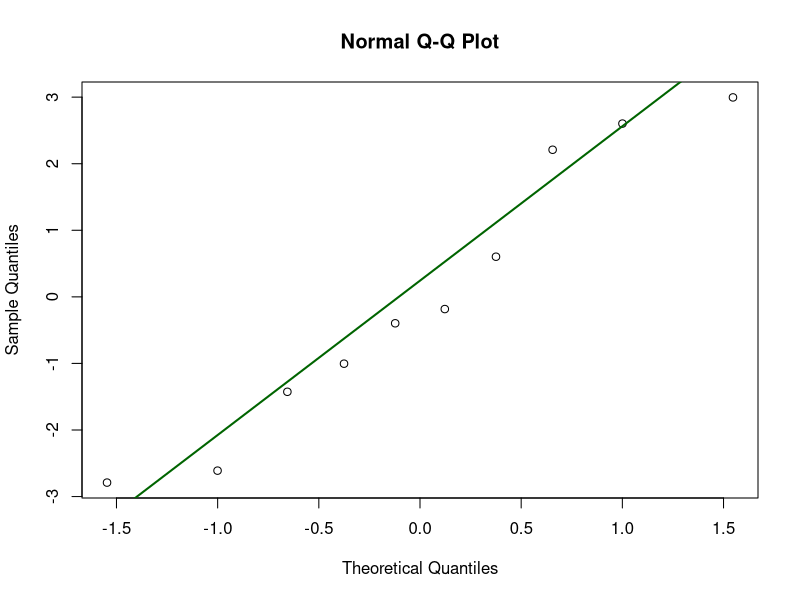
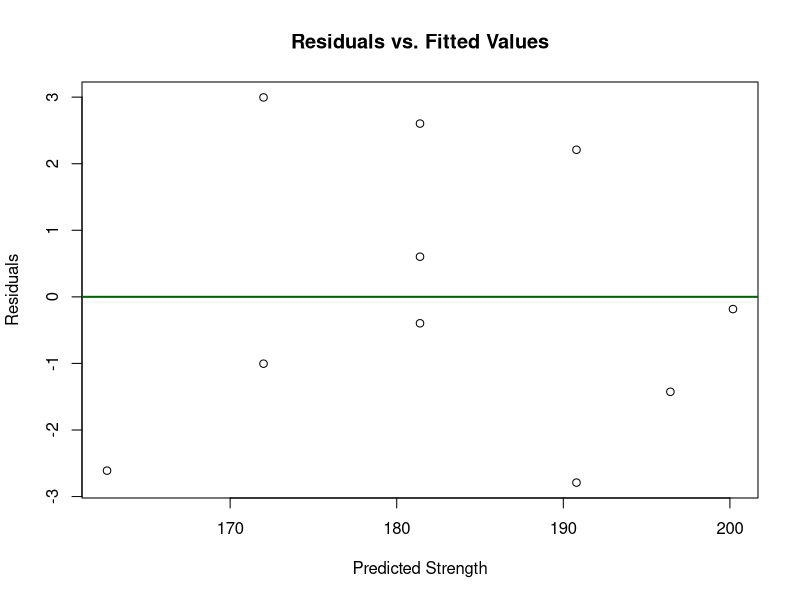
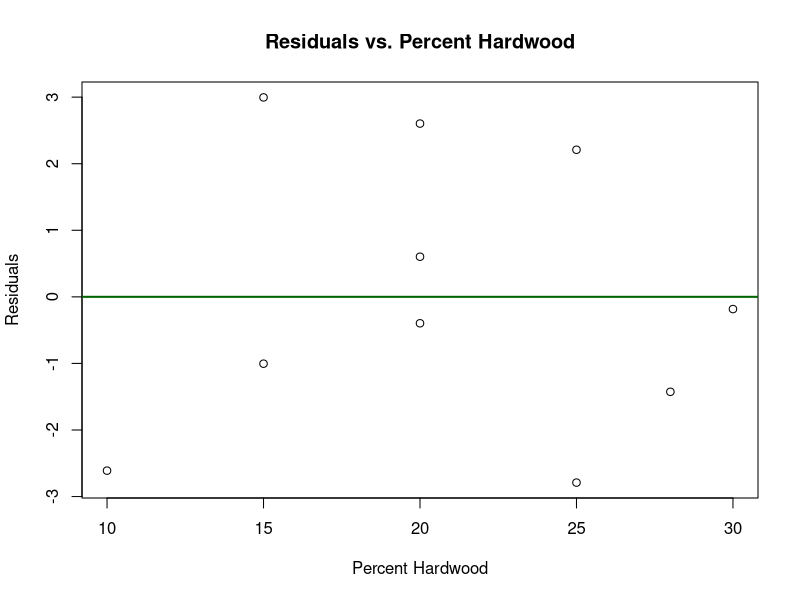
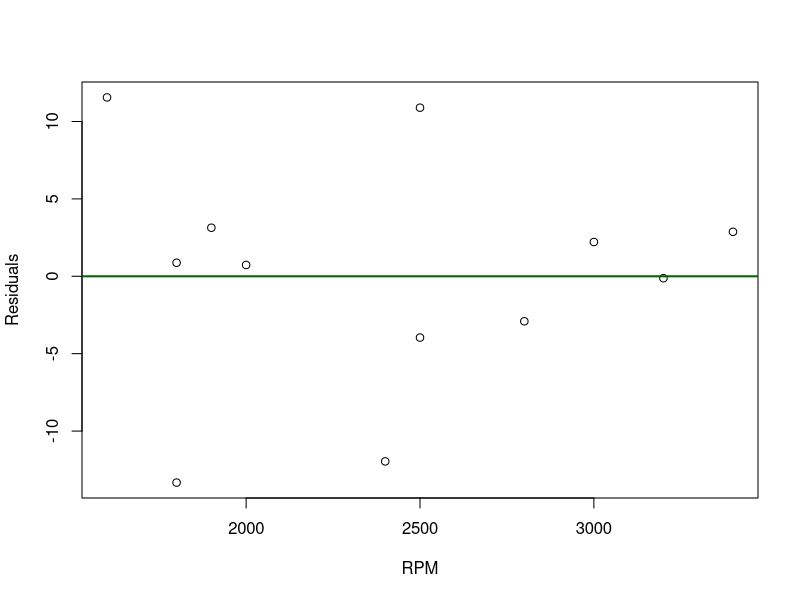
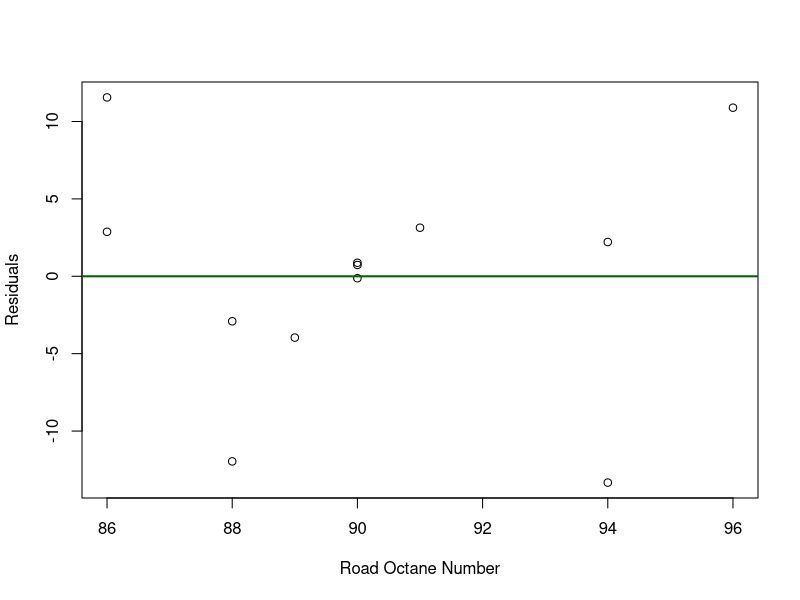
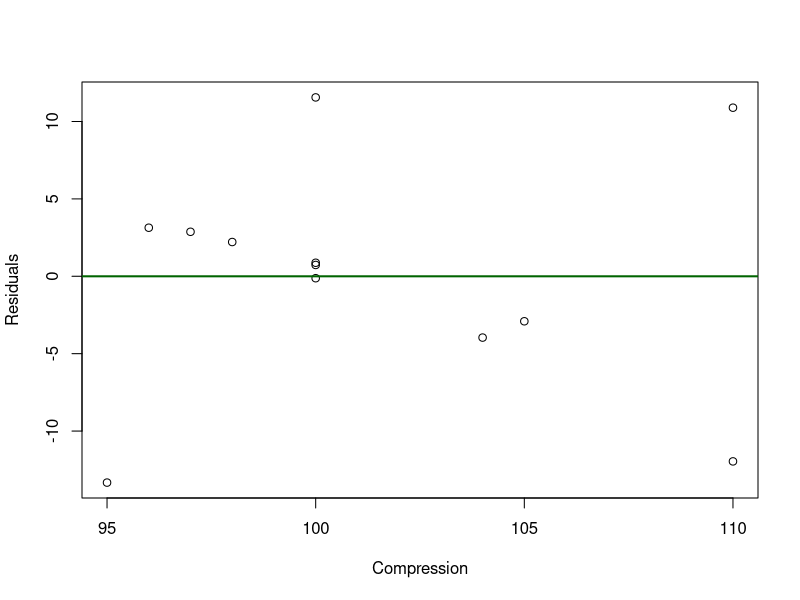

These figures' R source, in order:
## ---- chunk 1
#| echo: false
paper_data <- data.frame(
  Strength = c(160, 171, 175, 182, 184, 181, 188, 193, 195, 200),
  Percent_Hardwood = c(10, 15, 15, 20, 20, 20, 25, 25, 28, 30)
)
knitr::kable(paper_data, format = "pipe", align = 'c')
## ---- chunk 2
# Import problem data
paper_data <- data.frame(
  Strength = c(160, 171, 175, 182, 184, 181, 188, 193, 195, 200),
  Percent_Hardwood = c(10, 15, 15, 20, 20, 20, 25, 25, 28, 30)
)

# Fit linear regression
p1Model <- lm(Strength ~ Percent_Hardwood, data = paper_data)
summary(p1Model)
## ---- chunk 3
confint(p1Model, level = 0.95)
## ---- chunk 4
#| echo: false
# Normal probability plot
qqnorm(residuals(p1Model))
qqline(residuals(p1Model), col = "darkgreen", lwd = 2)

# Residuals vs. fitted values
plot(fitted(p1Model), residuals(p1Model),
     xlab = "Predicted Strength",
     ylab = "Residuals",
     main = "Residuals vs. Fitted Values")
abline(h = 0, col = "darkgreen", lwd = 2)

# Residuals vs. predictor
plot(paper_data$Percent_Hardwood, residuals(p1Model),
     xlab = "Percent Hardwood",
     ylab = "Residuals",
     main = "Residuals vs. Percent Hardwood")
abline(h = 0, col = "darkgreen", lwd = 2)
## ---- chunk 5
#| echo: false
bearing_data <- data.frame(
  y = c(193, 230, 172, 91, 113, 125),
  x1 = c(1.6, 15.5, 22.0, 43.0, 33.0, 40.0),
  x2 = c(851, 816, 1058, 1201, 1357, 1115)
)
knitr::kable(bearing_data, format = "pipe", align = 'c')

## ---- chunk 6
# Import data from problem statement
bearing_data <- data.frame(
  y = c(193, 230, 172, 91, 113, 125),
  x1 = c(1.6, 15.5, 22.0, 43.0, 33.0, 40.0),
  x2 = c(851, 816, 1058, 1201, 1357, 1115)
)
# Fit a multiple linear regression model
p4Model <- lm(y ~ x1 + x2, data = bearing_data)
summary(p4Model)
## ---- chunk 7
qt(0.975, df = 3)
## ---- chunk 8
#| echo: false
engine_data <- data.frame(
  Brake_Horsepower   = c(225, 212, 229, 222, 219, 278, 246, 237, 233, 224, 223, 230),
  rpm                = c(2000, 1800, 2400, 1900, 1600, 2500, 3000, 3200, 2800, 3400, 1800, 2500),
  Road_Octane_Number = c(90, 94, 88, 91, 86, 96, 94, 90, 88, 86, 90, 89),
  Compression        = c(100, 95, 110, 96, 100, 110, 98, 100, 105, 97, 100, 104)
)
knitr::kable(engine_data, format = "pipe", align = 'c')
## ---- chunk 9
# Import data from problem statement
engine_data <- data.frame(
  Brake_Horsepower   = c(225, 212, 229, 222, 219, 278, 246, 237, 233, 224, 223, 230),
  rpm                = c(2000, 1800, 2400, 1900, 1600, 2500, 3000, 3200, 2800, 3400, 1800, 2500),
  Road_Octane_Number = c(90, 94, 88, 91, 86, 96, 94, 90, 88, 86, 90, 89),
  Compression        = c(100, 95, 110, 96, 100, 110, 98, 100, 105, 97, 100, 104)
)
# Fit a multiple linear regression model
p5Model <- lm(Brake_Horsepower ~ rpm + Road_Octane_Number + Compression,
              data = engine_data)
summary(p5Model)
## ---- chunk 10
qt(0.975, df = 8)
## ---- chunk 11
#| echo: false
plot(engine_data$rpm, residuals(p5Model),
     xlab = "RPM", ylab = "Residuals")
abline(h = 0, col = "darkgreen", lwd = 2)

plot(engine_data$Road_Octane_Number, residuals(p5Model),
     xlab = "Road Octane Number", ylab = "Residuals")
abline(h = 0, col = "darkgreen", lwd = 2)

plot(engine_data$Compression, residuals(p5Model),
     xlab = "Compression", ylab = "Residuals")
abline(h = 0, col = "darkgreen", lwd = 2)
## ---- chunk 12
#| echo: false
p10Data <- data.frame(
  y  = c(26, 24, 175, 160, 163, 55, 62, 100, 26, 30, 70, 71),
  x1 = c(1.0, 1.0, 1.5, 1.5, 1.5, 0.5, 1.5, 0.5, 1.0, 0.5, 1.0, 0.5),
  x2 = c(1.0, 1.0, 4.0, 4.0, 4.0, 2.0, 2.0, 3.0, 1.5, 1.5, 2.5, 2.5)
)
knitr::kable(p10Data, format = "pipe", align = 'c')
## ---- chunk 13
# Import data from problem statement
p10Data <- data.frame(
  y  = c(26, 24, 175, 160, 163, 55, 62, 100, 26, 30, 70, 71),
  x1 = c(1.0, 1.0, 1.5, 1.5, 1.5, 0.5, 1.5, 0.5, 1.0, 0.5, 1.0, 0.5),
  x2 = c(1.0, 1.0, 4.0, 4.0, 4.0, 2.0, 2.0, 3.0, 1.5, 1.5, 2.5, 2.5)
)
# Fit a multiple regression model, the I() function converts the term to 'as-is'
p9Model <- lm(y ~ x1 + x2 + I(x1^2) + I(x2^2) + x1:x2,
            data = p10Data)
summary(p9Model)
